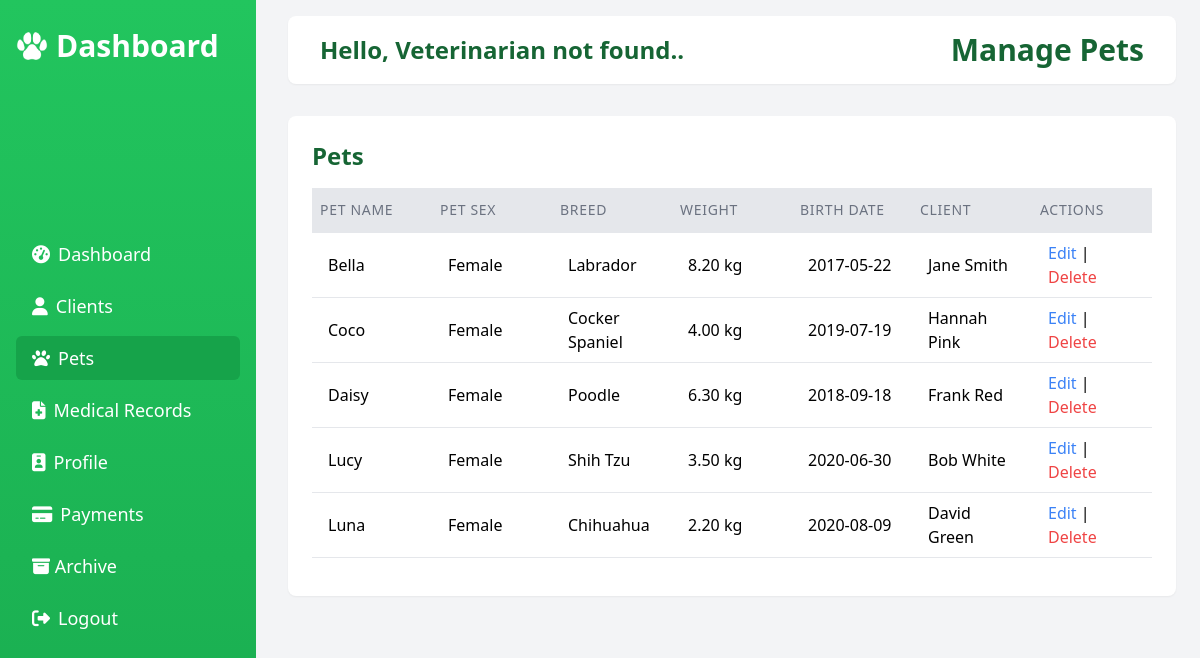
The app's page /pets.php (signed in) with its own data.
### tables this page shows
CREATE TABLE Pet (
    pet_id INT PRIMARY KEY AUTO_INCREMENT,
    pet_name VARCHAR(100),
    pet_sex VARCHAR(10),
    pet_weight DECIMAL(5,2),
    pet_breed VARCHAR(50),
    pet_birth_date DATE,
    client_id INT,
    FOREIGN KEY (client_id) REFERENCES Client(client_id)
);

CREATE TABLE Client (
    client_id INT PRIMARY KEY AUTO_INCREMENT,
    client_name VARCHAR(100),
    client_address TEXT,
    client_contact_number VARCHAR(15)
);

### pets.php (the view, shortened to what this page needs)
<?php
require_once 'db.php';
$stmt = $pdo->prepare("
    SELECT Pet.pet_id, Pet.pet_name, Pet.pet_sex, Pet.pet_weight, Pet.pet_breed, Pet.pet_birth_date, Client.client_name
    FROM Pet
    JOIN Client ON Pet.client_id = Client.client_id
    ORDER BY Pet.pet_name ASC
");
$stmt->execute();
$pets = $stmt->fetchAll();
?>
<!DOCTYPE html>
<html lang="en">
<head>
    <link rel="stylesheet" href="Assets/FontAwsome/css/all.min.css">
    <script src="https://cdn.tailwindcss.com"></script>
</head>
<body class="bg-gray-100 flex">
    <div id="sidebar" class="fixed inset-y-0 left-0 w-64 bg-gradient-to-b from-green-500 to-green-600 text-white p-4 transform -translate-x-full lg:translate-x-0 transition-transform duration-300 ease-in-out z-40">
        <div class="flex items-center justify-between mb-6">
            <h2 class="text-2xl lg:text-3xl lg:mt-3 font-semibold mb-6 flex items-center gap-2 lg:mt-0">
                <img src="image/MainIconWhite.png" alt="Dashboard" class="w-6 lg:w-8">
                <span class="md:inline">Dashboard</span>
            </h2>
        </div>
        <nav class="mt-8 lg:mt-36">
            <a href="dashboard.php" class="block text-sm lg:text-lg text-white hover:bg-green-600 px-4 py-2 mb-2 rounded-md">
                <i class="fas fa-tachometer-alt mr-2"></i><span class="md:inline">Dashboard</span>
            </a>
            <a href="clients.php" class="block text-sm lg:text-lg text-white hover:bg-green-600 px-4 py-2 mb-2 rounded-md">
                <i class="fas fa-user mr-2"></i><span class="md:inline">Clients</span>
            </a>
            <a href="pets.php" class="block text-sm lg:text-lg text-white bg-green-600 px-4 py-2 mb-2 rounded-md">
                <i class="fas fa-paw mr-2"></i><span class="md:inline">Pets</span>
            </a>
            <a href="medical_records.php" class="block text-sm lg:text-lg text-white hover:bg-green-600 px-4 py-2 mb-2 rounded-md">
                <i class="fas fa-file-medical mr-2"></i><span class="md:inline">Medical Records</span>
            </a>
            <a href="profile.php" class="block text-sm lg:text-lg text-white hover:bg-green-600 px-4 py-2 mb-2 rounded-md">
                <i class="fas fa-id-badge mr-2"></i><span class="md:inline">Profile</span>
            </a>
            <a href="payment_methods.php" class="block text-sm lg:text-lg text-white hover:bg-green-600 px-4 py-2 mb-2 rounded-md">
                <i class="fas fa-credit-card mr-2"></i><span class="md:inline">Payments</span>
            </a>
            <a href="archive.php" class="block text-sm lg:text-lg text-white hover:bg-green-600 px-4 py-2 mb-2 rounded-md">
                <i class="fa-solid fa-box-archive"></i>
                <span class="md:inline">Archive</span>
            </a>
            <a href="#" onclick="confirmLogout(event)" class="block text-sm lg:text-lg text-white hover:bg-green-600 px-4 py-2 mb-2 rounded-md">
                <i class="fas fa-sign-out-alt mr-2"></i><span class="md:inline">Logout</span>
            </a>
        </nav>
    </div>
    <div class="ml-0 lg:ml-64 p-4 lg:p-8 pt-16 lg:pt-4 min-h-screen w-full">
        <header class="bg-white rounded-lg text-green-800 py-4 shadow-sm mb-8 p-8">
            <div class="flex justify-between items-center">
                <h1 class="text-lg sm:text-xl lg:text-2xl font-bold">
                    Hello,
                    <?php
                    $stmt = $pdo->prepare("SELECT vet_name FROM veterinarian WHERE vet_id=?");
                    $stmt->execute([$_SESSION['vet_id']]);
                    $user = $stmt->fetch();
                    echo $user ? htmlspecialchars($user['vet_name']) : "Veterinarian not found.";
                    ?>.
                </h1>
                <h1 class="lg:text-3xl md:text-2xl text-xl font-bold">Manage Pets</h1>
            </div>
        </header>
        <main class="bg-white p-4 lg:p-6 rounded-lg shadow-sm">
            <h2 class="lg:text-2xl text-xl font-bold text-green-800 mb-4">Pets</h2>
            <?php if (count($pets) > 0): ?>
                <div class="overflow-y-auto max-h-96">
                    <table class="min-w-full divide-y divide-gray-800">
                        <thead class="bg-gray-50 sticky top-0 z-2">
                            <tr class="border-b bg-gray-200">
                                <th class="px-2 py-3 text-left text-xs sm:text-sm font-medium text-gray-500 uppercase tracking-wider min-w-[120px] whitespace-nowrap overflow-hidden truncate">Pet Name</th>
                                <th class="px-2 py-3 text-left text-xs sm:text-sm font-medium text-gray-500 uppercase tracking-wider min-w-[120px] whitespace-nowrap overflow-hidden truncate">Pet Sex</th>
                                <th class="px-2 py-3 text-left text-xs sm:text-sm font-medium text-gray-500 uppercase tracking-wider min-w-[120px] whitespace-nowrap overflow-hidden truncate">Breed</th>
                                <th class="px-2 py-3 text-left text-xs sm:text-sm font-medium text-gray-500 uppercase tracking-wider min-w-[120px] whitespace-nowrap overflow-hidden truncate">Weight</th>
                                <th class="px-2 py-3 text-left text-xs sm:text-sm font-medium text-gray-500 uppercase tracking-wider min-w-[120px] whitespace-nowrap overflow-hidden truncate">Birth Date</th>
                                <th class="px-2 py-3 text-left text-xs sm:text-sm font-medium text-gray-500 uppercase tracking-wider min-w-[120px] whitespace-nowrap overflow-hidden truncate">Client</th>
                                <th class="px-2 py-3 text-left text-xs sm:text-sm font-medium text-gray-500 uppercase tracking-wider min-w-[120px] whitespace-nowrap overflow-hidden truncate">Actions</th>
                            </tr>
                        </thead>
                        <tbody class="bg-white divide-y divide-gray-200">
                            <?php foreach ($pets as $pet): ?>
                                <tr class="border-b hover:bg-gray-100">
                                    <td class="px-4 py-2"><?= htmlspecialchars($pet['pet_name']) ?></td>
                                    <td class="px-4 py-2"><?= htmlspecialchars($pet['pet_sex']) ?></td>
                                    <td class="px-4 py-2"><?= htmlspecialchars($pet['pet_breed']) ?></td>
                                    <td class="px-4 py-2"><?= htmlspecialchars($pet['pet_weight']) ?> kg</td>
                                    <td class="px-4 py-2"><?= htmlspecialchars($pet['pet_birth_date']) ?></td>
                                    <td class="px-4 py-2"><?= htmlspecialchars($pet['client_name']) ?></td>
                                    <td class="px-4 py-2">
                                        <a href="?edit_pet_id=<?= $pet['pet_id'] ?>" class="text-blue-500 hover:underline">Edit</a> |
                                        <a href="?delete_pet_id=<?= $pet['pet_id'] ?>" onclick="return confirm('Delete this pet?')" class="text-red-500 hover:underline">Delete</a>
                                    </td>
                                </tr>
                            <?php endforeach; ?>
                        </tbody>
                    </table>
                </div>
            <?php else: ?>
                <p class="text-center text-gray-700 text-sm sm:text-base">No pets added yet.</p>
            <?php endif; ?>
        </main>
    </div>
</body>
</html>

### records on screen
pet: pet_name "Bella", pet_sex "Female", pet_breed "Labrador", pet_weight "8.20", pet_birth_date "2017-05-22", client.client_name "Jane Smith"
pet: pet_name "Coco", pet_sex "Female", pet_breed "Cocker Spaniel", pet_weight "4.00", pet_birth_date "2019-07-19", client.client_name "Hannah Pink"
pet: pet_name "Daisy", pet_sex "Female", pet_breed "Poodle", pet_weight "6.30", pet_birth_date "2018-09-18", client.client_name "Frank Red"
pet: pet_name "Lucy", pet_sex "Female", pet_breed "Shih Tzu", pet_weight "3.50", pet_birth_date "2020-06-30", client.client_name "Bob White"
pet: pet_name "Luna", pet_sex "Female", pet_breed "Chihuahua", pet_weight "2.20", pet_birth_date "2020-08-09", client.client_name "David Green"
